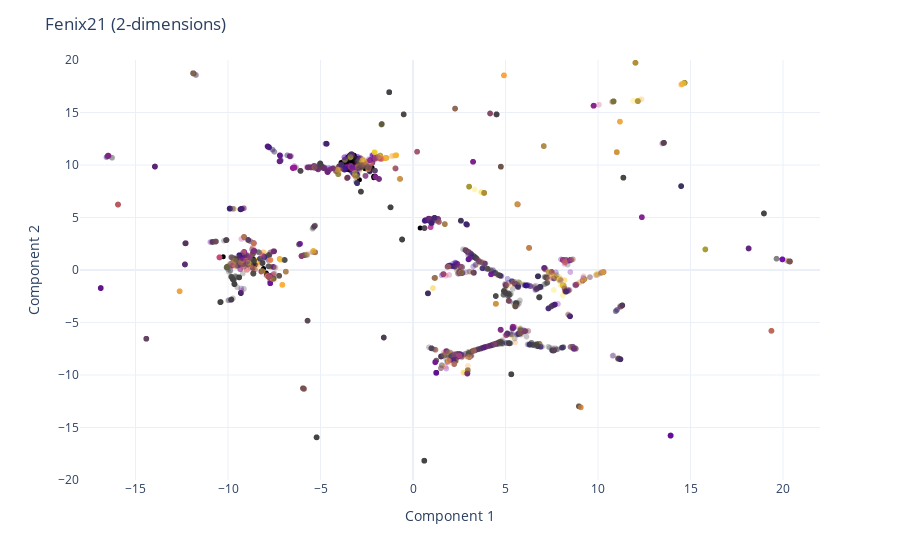

Notebook cell for this chart:
### Code cell
fig = px.scatter(
    data_frame = train_2d,
    x = "Component 1",
    y = "Component 2", # Change components to visualize each of the 30 dimensions
    color = "Media Cluster",
    hover_data = ["taxon_id", "Target", "KMeans Cluster"],
    opacity = 0.3 #0.3
) 

fig.add_trace(
    go.Scatter(
        x=test_2d["Component 1"],  # x coordinates
        y=test_2d["Component 2"],  # y coordinates
        mode='markers',
        marker=dict(
            color='black',  
            size=5,  
            opacity=1.0 
        ),
        text=test_2d["taxon_id"]  # marker hover text
    )
)

steps = []
for i in range(11):  # 0 to 1 in steps of 0.1
    step = dict(
        method="restyle",
        args=[{"marker.opacity": [i/20]}, [0]],  # Adjust opacity of the first trace only
        label=str(i/20)
    )
    steps.append(step)
sliders = [dict(
    active=3,  # initial value corresponding to opacity=0.3
    currentvalue={"prefix": "Opacity: "},
    pad={"t": 50},
    steps=steps
)]

fig.update_coloraxes(showscale=False)
fig.update_layout(
    #sliders=sliders,
    title="Fenix21 (2-dimensions)",
    template="plotly_white",
    showlegend=False
)
fig.update_yaxes(range=[-20, 20])
fig.update_xaxes(range=[-18, 22])

fig.show()

### Figure 1 — Plotly figure (JSON) as saved in the notebook; plotly's stock layout.template omitted (floating-point values rounded to 4 significant figures; data arrays with more than 128 entries replaced by an {"elided": "..."} marker saying what was removed)
{"data": [{"customdata": {"elided": "8464x3 mixed values"}, "hovertemplate": "Component 1=%{x}<br>Component 2=%{y}<br>taxon_id=%{customdata[0]}<br>Target=%{customdata[1]}<br>KMeans Cluster=%{customdata[2]}<br>Media Cluster=%{marker.color}<extra></extra>", "legendgroup": "", "marker": {"color": {"elided": "8464 int values"}, "coloraxis": "coloraxis", "opacity": 0.3, "symbol": "circle"}, "mode": "markers", "name": "", "showlegend": false, "type": "scattergl", "x": {"elided": "8464 float values"}, "xaxis": "x", "y": {"elided": "8464 float values"}, "yaxis": "y"}, {"marker": {"color": "black", "opacity": 1, "size": 5}, "mode": "markers", "text": {"elided": "247 str values"}, "type": "scatter", "x": {"elided": "247 float values"}, "y": {"elided": "247 float values"}}], "layout": {"coloraxis": {"colorbar": {"title": {"text": "Media Cluster"}}, "colorscale": [[0, "#0d0887"], [0.1111, "#46039f"], [0.2222, "#7201a8"], [0.3333, "#9c179e"], [0.4444, "#bd3786"], [0.5556, "#d8576b"], [0.6667, "#ed7953"], [0.7778, "#fb9f3a"], [0.8889, "#fdca26"], [1, "#f0f921"]], "showscale": false}, "legend": {"tracegroupgap": 0}, "margin": {"t": 60}, "showlegend": false, "title": {"text": "Fenix21 (2-dimensions)"}, "xaxis": {"anchor": "y", "domain": [0, 1], "range": [-18, 22], "title": {"text": "Component 1"}}, "yaxis": {"anchor": "x", "domain": [0, 1], "range": [-20, 20], "title": {"text": "Component 2"}}}}
